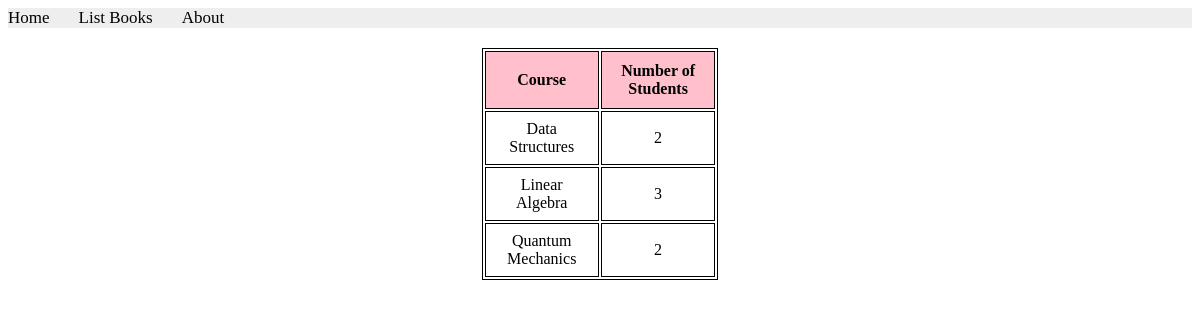
The page /books/lab9/task33 on the database its author committed.
### apps/bookmodule/models.py (models this page shows, shortened)
class Course11(models.Model):
    title = models.CharField(max_length = 50)
    code = models.IntegerField()

### apps/bookmodule/views.py (the view)
# urls.py: path('lab9/task33', views.task33),
def task33(request):
    courses = Course11.objects.annotate(student_count=Count('students11'))
    return render(request, 'bookmodule/task33.html', {'courses':courses})

### apps/templates/bookmodule/task33.html (shortened to what this page needs)
{% extends "layouts/base.html" %}
{% load static %}
{% block content %}
<table>
    <tr>
        <th>Course</th>
        <th>Number of Students</th>
    </tr>
    {% for course in courses %}
    <tr>
        <td>{{ course.title }}</td>
        <td>{{ course.student_count }}</td>
    </tr>
    {% endfor %}
</table>
{% endblock content %}

### apps/templates/bookmodule/task33.html (style rules this page uses)
table { width: 20%; margin: 20px auto; font-size: 1em; font-family: Times New Roman; text-align: center; }
table, th, td { border: 1px solid black; }
th { background-color: pink; padding: 10px; font-weight: bold; }
td { padding: 8px; }

### rows shown on the page
Course11: title "Data Structures", student_count "2"
Course11: title "Linear Algebra", student_count "3"
Course11: title "Quantum Mechanics", student_count "2"
